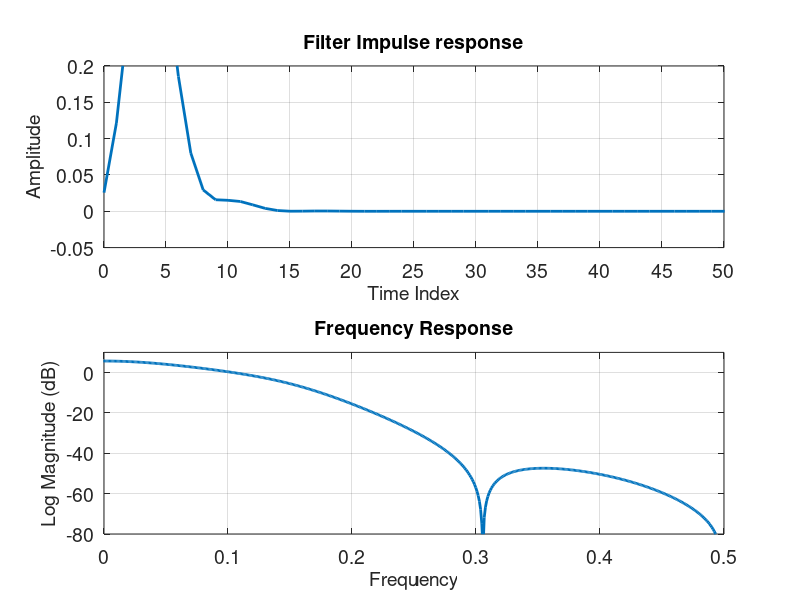
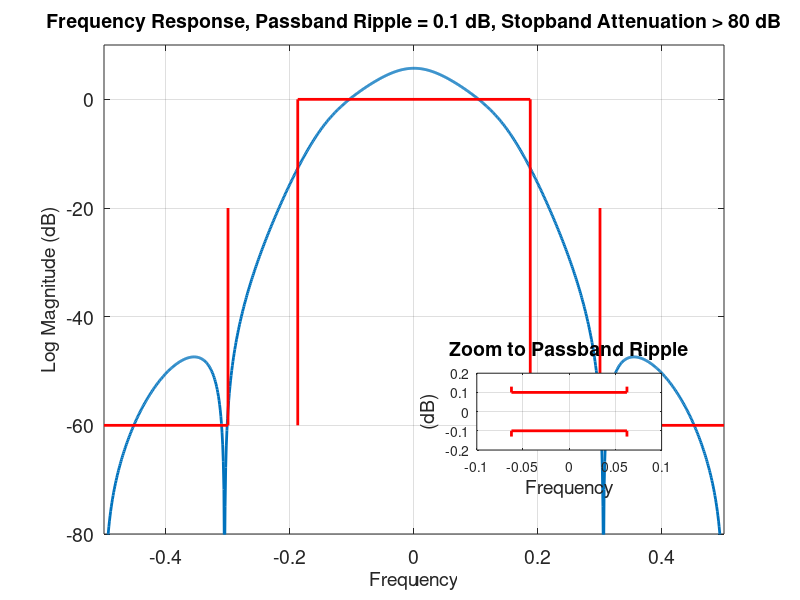
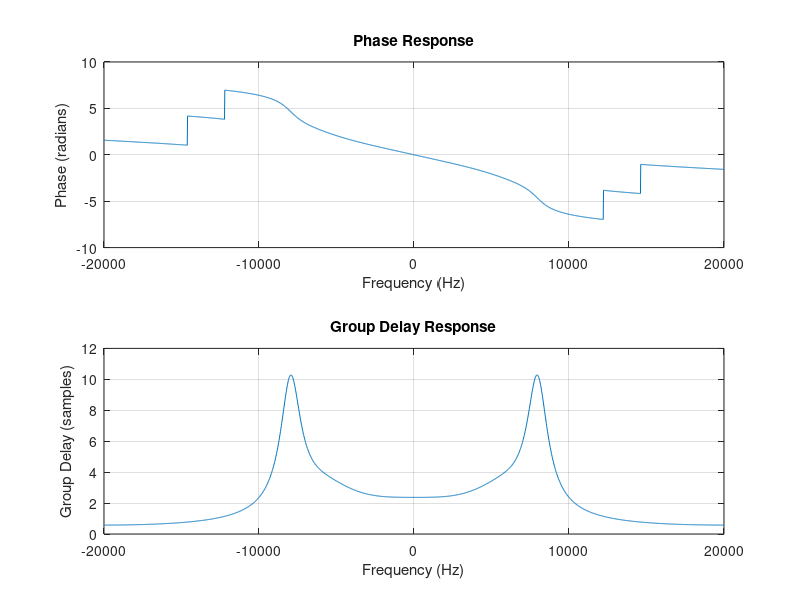
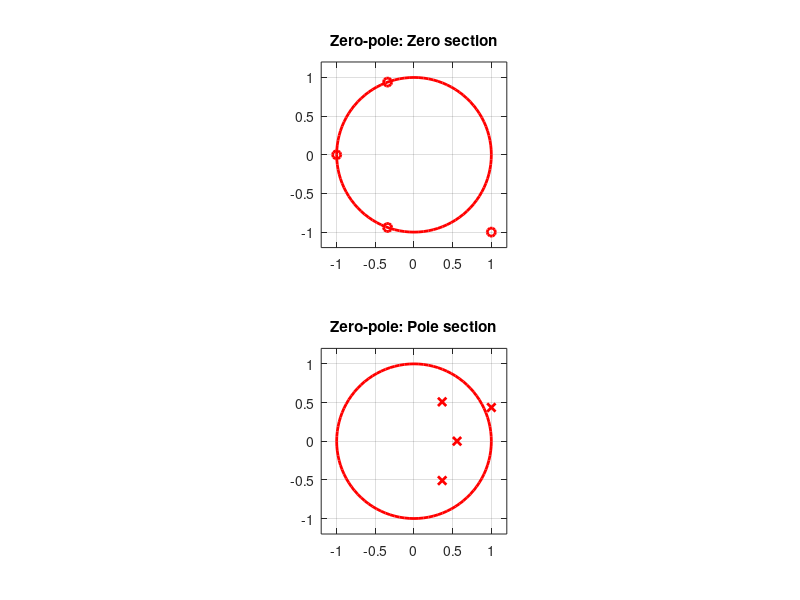

These charts were generated, in order, by the following MATLAB code: (Note: this script raises an error after producing the figures.)
% Clearing data
clc;
close all;
clf reset;
clear;

%%
% Set up

N=5;        % Order of filter
Rs= 60;     % Stopband ripple (dB)

% Math for stopband edge frequency
% W1 = (stopband frequency) / (sampling rate / 2)
sampling_rate = 40e3;
stop_freq = 12e3;
pass_freq = 7.5e3;

W1 = 2 * pass_freq / sampling_rate;
W2 = 2 * stop_freq / sampling_rate;
W3 = (W1+W2)/2;
% W1 = 0.30;   % Normalized cutoff frequency (rounded up for margin)

% Designs a Chebyshev Type 2 digital filter
% Ripple in stopband, and ripple-free passband
% Outputs numerator (bb) and denominator (aa) coefficients
[bb,aa] = ellip(N,0.1,60,W1);

%%%%%%%%%%%%%%%%%%%%%%%%%%%%%%%%%%%%%%%%%%%%%%%%%%%%%%%%
%%
% Second order sections (SOS): Represents higher-order filter
% as a cascade of second-order filters
% In our case, we represent a 7th order Chebyshev Type 2 digital filter
% as 4 2nd order filters
% Columns of the second order filter represents:
% c00, c10, c20, 1, c11, c22
% c00 - c20: represents coefficients for the numerator of the second-order
% filter
% 1 represents the scaling fators
% c11 - c22: represents coefficients for the demoninator of the second-order
% filter

[sos,g] = tf2sos(bb,aa);
% Plot magnitude and phase
% freqz(bb,aa)

% The produced second order section for cheby2 with 7-th degree
% 1.0000    1.0000         0    1.0000   -0.4406         0
% 1.0000    0.3187    1.0000    1.0000   -0.9782    0.2859
% 1.0000   -0.8076    1.0000    1.0000   -1.2103    0.5134
% 1.0000   -1.1418    1.0000    1.0000   -1.4942    0.8157

% Spliting by filters (also in order starting with c1 for cascade and 
% incrementing values for other 2nd order filters)
c1 = sos(1,:);
c2 = sos(2,:);
c3 = sos(3,:);

%%%%%%%%%%%%%%%%%%%%%%%%%%%%%%%%%%%%%%%%%%%%%%%%%%%%%%%%
%% 
% Calculating stage factor (used to normalize gain of each sos)
filter_cnt = length(sos(:,1));
factor = zeros(1,filter_cnt);

% Gets factor for each second-order filter
for i=1:filter_cnt
    factor(i) = sum(sos(i,4:6))/sum(sos(i,1:3)); 
end

%%%%%%%%%%%%%%%%%%%%%%%%%%%%%%%%%%%%%%%%%%%%%%%%%%%%%%%%
%% 
% Calculating impulse response (100 samples)
x = [1 zeros(1,100)];
weights = zeros(1,filter_cnt*2-1);
disp(length(weights))
% goes through each sample
feed_forward = 0;
output = zeros(1,101);
for n=1:101
    % Cascades through each filter
    for m=1:filter_cnt
        % w = 0;
        if (m == 1)
            w = x(n)-weights(1) * sos(m,5);                         % feedback term
            feed_forward = (w + weights(1)*sos(1,2))*factor(1);     % scaled feed forward term
            weights(1) = w;                                         % shift feedback into register
        else
            w = feed_forward - weights(2*m-2) * sos(m,5) - ...      % feedback term
                weights(2*m-1) * sos(m,6);
            feed_forward = (w + weights(2*m-2) * sos(m,2) + ...     % scaled feed forward term
                weights(2*m-1) * sos(m,3)) * factor(m);
            weights(2*m-1) = weights(2*m-2);                        % shift feedback from first register to second
            weights(2*m-2) = w;                                     % shift feedback into first
        end
        if (m == filter_cnt)
            output(n) = feed_forward;
        end
    end
end

figure(1)
subplot(2,1,1)
plot(0:100,output,'linewidth',2)
grid on
axis([0 50 -0.05 0.20])
set(gca,'fontsize',14)
set(gca,'xtick',[0:5:100])
title('Filter Impulse response','fontsize',14)
xlabel('Time Index','fontsize',14)
ylabel('Amplitude','fontsize',14)

subplot(2,1,2)
fft_hh = fftshift(20*log10(abs(fft(output,1024))));
plot(-0.5:1/1024:0.5-1/1024,fft_hh,'linewidth',2)
grid on
axis([0 0.5 -80 10])
set(gca,'fontsize',14)
title('Frequency Response','fontsize',14)
xlabel('Frequency','fontsize',14)
ylabel('Log Magnitude (dB)','fontsize',14)

%%%%%%%%%%%%%%%%%%%%%%%%%%%%%%%%%%%%%%%%%%%%%%%%%%%%%%%%
%% 
% Zoom to passband ripple
% Notice how changes to Wn changes where it stops
figure(2)
pb_percent = pass_freq/sampling_rate;
sb_percent = stop_freq/sampling_rate;

plot(-0.5:1/1024:0.5-1/1024,fft_hh,'linewidth',2)
hold on
plot([sb_percent sb_percent 0.5],[-20 -60 -60],'r','linewidth',2)
plot([-sb_percent -sb_percent -0.5],[-20 -60 -60],'r','linewidth',2)
plot([-pb_percent -pb_percent pb_percent pb_percent],[-60 0 0 -60],'r','linewidth',2)
hold off
grid on
axis([-0.5 0.5 -80 10])
set(gca,'fontsize',14)
title('Frequency Response, Passband Ripple = 0.1 dB, Stopband Attenuation > 80 dB','fontsize',14)
xlabel('Frequency','fontsize',14)
ylabel('Log Magnitude (dB)','fontsize',14)

axes('position',[0.596 0.25 0.231 0.128])
plot(-0.5:1/1024:0.5-1/1024,fft_hh,'linewidth',2)
hold on
plot([-0.0625 -0.0625 0.0625 0.0625],[-0.13 -0.1 -0.1 -0.13],'r','linewidth',2)
plot([-0.0625 -0.0625 0.0625 0.0625],[+0.13 +0.1 +0.1 +0.13],'r','linewidth',2)
hold off
grid on
axis([-0.1 0.1 -0.2 0.2])
title('Zoom to Passband Ripple','fontsize',14)
xlabel('Frequency','fontsize',14)
ylabel('(dB)','fontsize',14)

%%%%%%%%%%%%%%%%%%%%%%%%%%%%%%%%%%%%%%%%%%%%%%%%%%%%%%%%
%%
% Phase response and Group delay
figure(3)
[H, w] = freqz(bb, aa, 1024, sampling_rate);

% Extend to negative frequencies
w_full = [-flip(w(2:end)); w];     % Frequency axis from -fs/2 to fs/2
H_full = [conj(flip(H(2:end))); H]; % Mirror and conjugate response

% Phase response (unwrap to make it continuous)
% Represents how much phase distortion the filter has at each frequency
phase = unwrap(angle(H_full));

% Group delay (manually compute for negative frequencies)
% Represents how much time delay (in samples) the signal components
% experience at each frequency
[gd, w_gd] = grpdelay(bb, aa, 1024, sampling_rate);
gd_full = [flip(gd(2:end)); gd]; % Symmetric group delay for negative frequencies

% Plot Phase Response
subplot(2, 1, 1);
plot(w_full, phase);
title('Phase Response');
xlabel('Frequency (Hz)');
ylabel('Phase (radians)');
grid on;

% Plot Group Delay
subplot(2, 1, 2);
plot([-flip(w_gd(2:end)); w_gd], gd_full);
title('Group Delay Response');
xlabel('Frequency (Hz)');
ylabel('Group Delay (samples)');
grid on;


%%%%%%%%%%%%%%%%%%%%%%%%%%%%%%%%%%%%%%%%%%%%%%%%%%%%%%%%
% Pole-zero plot
% Used for understanding stability of system
% Zeros are the root of the numerators of the polynomial
% Poles are the root of the denominators of the polynomial

figure(4)
subplot(2,1,1)
plot(0,0)
plot(exp(1i*2*pi*(0:0.01:1)),'r','linewidth',2)
hold on

% Plotting zeroes
plot(-1,0,'ro','linewidth',2)
plot(roots(c2(1:3)),'ro','linewidth',2)
plot(roots(c3(1:3)),'ro','linewidth',2)

hold off
grid on
axis('equal')
axis([-1.2 1.2 -1.2 1.2])
title('Zero-pole: Zero section')

subplot(2,1,2)
plot(0,0)
plot(exp(1i*2*pi*(0:0.01:1)),'r','linewidth',2)
hold on

% Plotting poles
plot(-c1(5),0,'rx','linewidth',2)
plot(roots(c2(4:6)),'rx','linewidth',2)
plot(roots(c3(4:6)),'rx','linewidth',2)
hold off
grid on
axis('equal')
axis([-1.2 1.2 -1.2 1.2])
title('Zero-pole: Pole section')


%% 1000 QPSK
figure(5)
q = qpsk(1000);
qf1 = filter(bb,aa,q);
nyq_filt = sqrt_nyq_y2(4,0.25,6,0);
qf2 = filter(nyq_filt, 1 , qf1);
plot(0:4:400,qf2(1:4:401),'ro')
title('Real Time Series: Elliptic Filter, Match Filter, Small Delay')

figure(6)
plot(-6*4:6*4, nyq_filt)